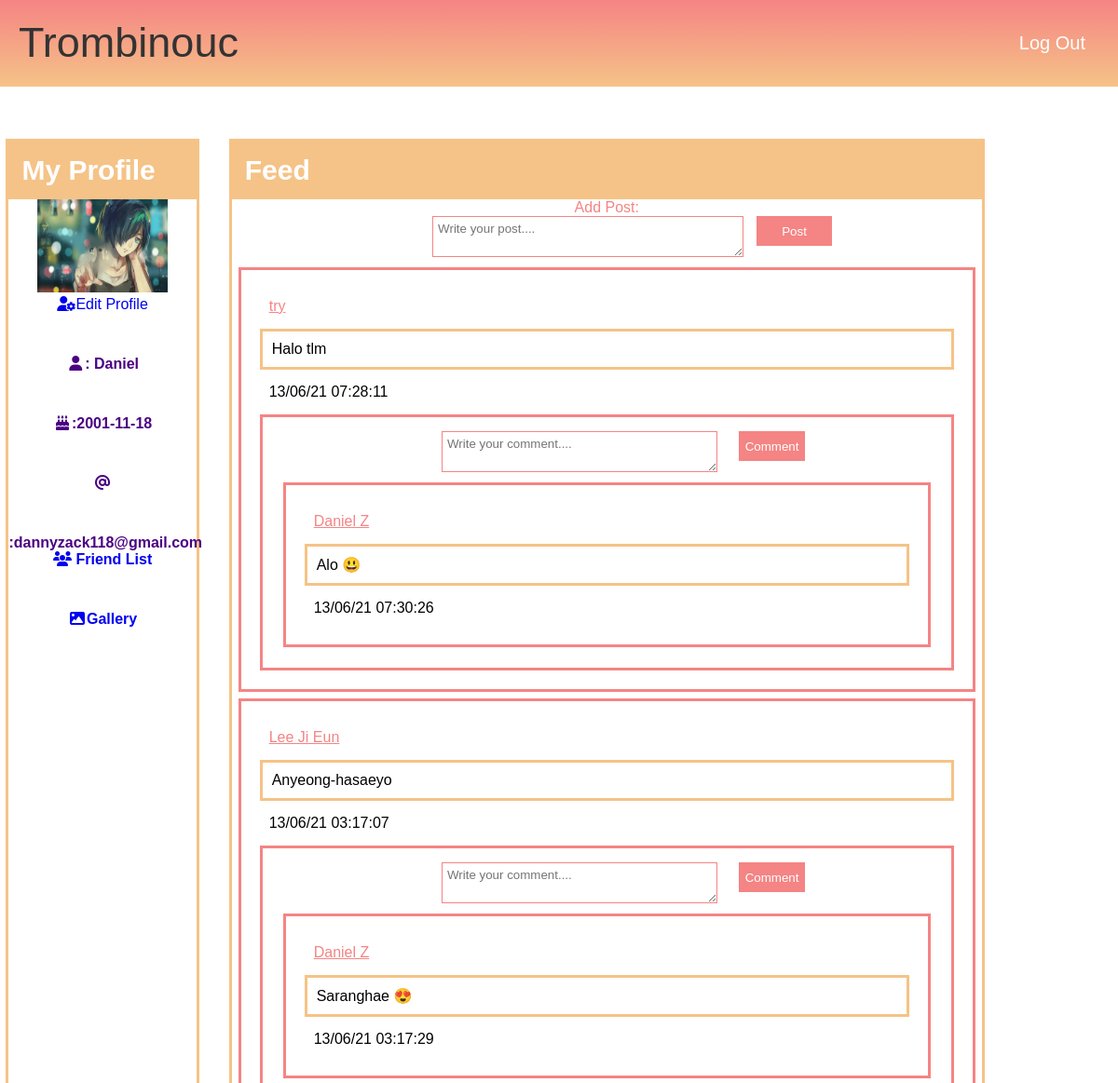
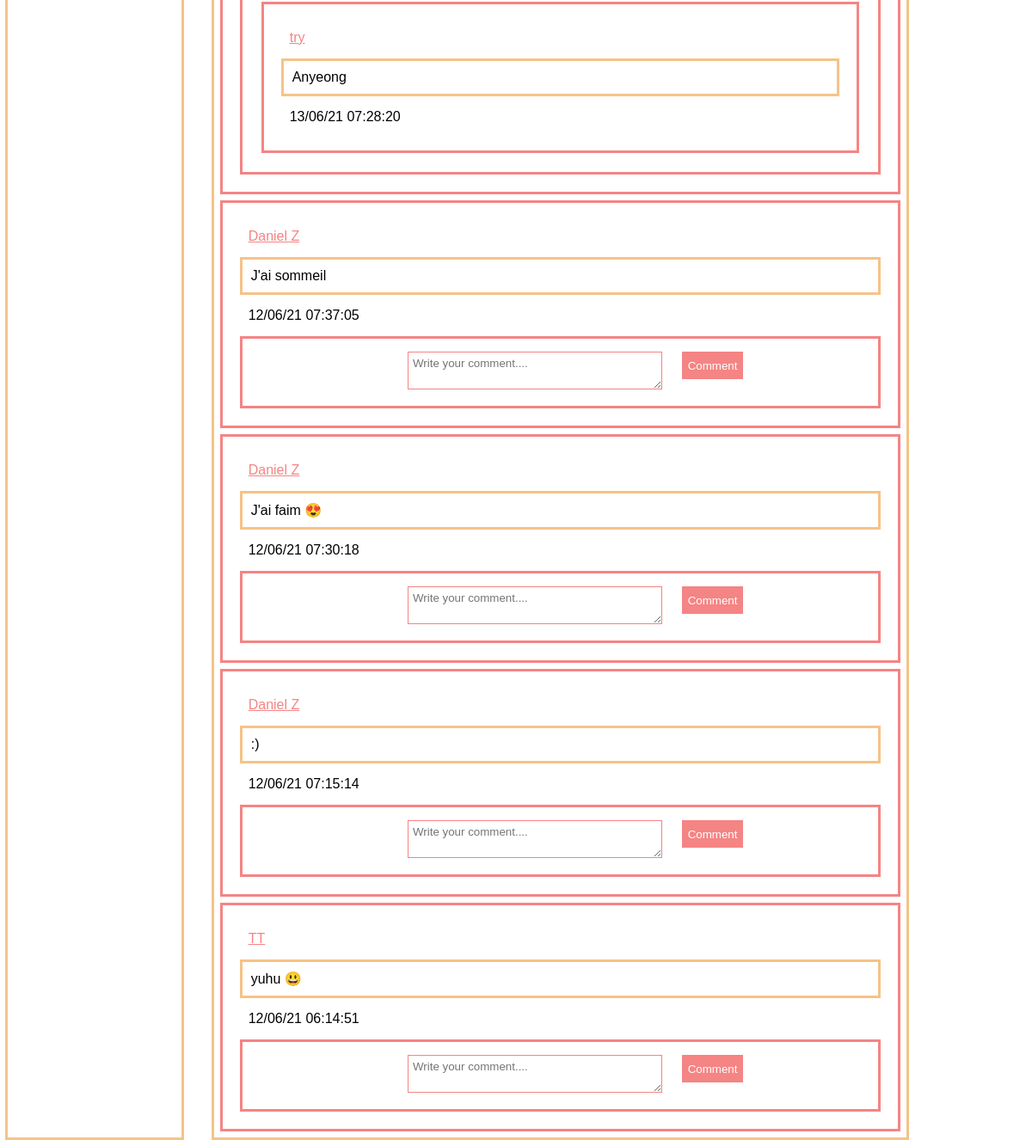
The page /acceuil.php (signed in) on the database its author committed (2 pictures, top to bottom).
### tables this page shows
CREATE TABLE `STATUS` (
  `postid` int(11) NOT NULL,
  `uid` int(11) NOT NULL,
  `post` varchar(1000) NOT NULL,
  `date` varchar(100) NOT NULL
);

CREATE TABLE `SINSCRIRE` (
  `id` int(254) NOT NULL,
  `Name` varchar(50) NOT NULL,
  `Username` varchar(50) NOT NULL,
  `Birthdate` date NOT NULL,
  `Password` varchar(200) NOT NULL,
  `Email` varchar(50) NOT NULL,
  `img` varchar(250) DEFAULT NULL
);

CREATE TABLE `COMMENT` (
  `commentId` int(11) NOT NULL,
  `userId` int(11) NOT NULL,
  `commentPost` int(11) NOT NULL,
  `commentText` varchar(1000) NOT NULL,
  `commentTime` varchar(100) NOT NULL
);

### acceuil.php (the view, shortened to what this page needs)
<!DOCTYPE HTML>
<html>
	<head>
		<link rel="stylesheet" href="style-1.css" />
	</head>
	<body class="wrapper">
		<nav class="nav">
			<a>Trombinouc</a>
			<a href="logout.php">Log Out</a>
		</nav>
<?php
	$sql34 = "SELECT * FROM ACCESS INNER JOIN FRIENDS ON friendId=accessFriend INNER JOIN SINSCRIRE ON id=friendUid WHERE Username='{$_SESSION['name']}'";
	$req34 = $bd->prepare($sql34);
	$req34->execute();
	$lesEnreg34 = $req34->fetchall();
	if (!empty($lesEnreg34)){
		$access=true;
	}
	else {
		$access=false;
	}
			echo "<section class='sidebar'>";
			echo "<h2>My Profile</h2>";
			echo		"<div class='picture'>";
			$img=strlen($_SESSION['img']);
			if($img!=0){
					echo "<img alt='Profil' src='./includes/Gallery/{$_SESSION['img']}' width='140' height='100'>";
				}
			else{
					echo "<img alt='Profil' src='unknown.jpg' width='140' height='100'>";
					echo "</br>";
				}
				echo "<a href='settings.php'><i class='fas fa-user-cog' ></i>Edit Profile</a>";
			echo		"</div>";
			if(isset($_SESSION['name'])){
				echo "<h4><i class='fas fa-user'></i>: ".$_SESSION['name'];
				echo "<i class='fas fa-birthday-cake'></i>:" .$_SESSION['date'];
				echo "<i class='fas fa-at'></i>:".$_SESSION['email'];
			}
				echo "<a href='friends.php'><i class='fas fa-users'></i> Friend List</a>";
				echo "<a href='./includes/Gallery/index_img.php'><i class='fas fa-image'></i>Gallery</a>";
		echo "</section>";
?>
		<section class="main">
                <h2>Feed</h2>
<?php
			if($access==true){
			echo "<div class='post'>";
				echo "<form method='POST' action='includes/status.php'>";
					echo "<label>Add Post:</label><br>";
					echo "<textarea name='status' placeholder='Write your post....' required></textarea>";
					echo "<button name='usr' type='submit' value= '{$_SESSION['name']}'>Post</button>";
				echo "</form>";
			echo "</div>";
		}
			include("base.php");
			$sql22 = "SELECT Name,post,date,postid,id FROM STATUS INNER JOIN SINSCRIRE ON id=uid ORDER BY date desc";
			$req22 = $bd->prepare($sql22);
			$req22->execute();
			$lesEnreg22 = $req22->fetchall();
			foreach($lesEnreg22 as $i){
				echo "<div class='box-2'>";
				echo "<p class='pinkTxt'>$i[Name]</p>";
				echo "<p>$i[post]</p>";
				echo "<p>$i[date]</p>";
				if($access==true){
					echo "<div class='box-3'>";
					echo "<form method='POST' action='includes/status.php'>";
					echo "<textarea name='comment' placeholder='Write your comment....' required></textarea>";
					echo "<button name='post' type='submit' value='{$i[postid]}'>Comment</button>";
					echo "</form>";
				}
				include("base.php");
				$sql33 = "SELECT Name,commentText,commentTime FROM COMMENT INNER JOIN STATUS ON postid=commentPost INNER JOIN SINSCRIRE ON id=userid WHERE postid='{$i[postid]}'";
				$req33 = $bd->prepare($sql33);
				$req33->execute();
				$lesEnreg33 = $req33->fetchall();
					foreach($lesEnreg33 as $k){
						echo "<div class='box-2'>";
						echo "<p class='pinkTxt'>$k[Name]</p>";
						echo "<p>$k[commentText]</p>";
						echo "<p>$k[commentTime]</p>";
						echo "</div>";
					}
				echo "</div>";
				echo "</div>";
				}
?>
		</section>
	</body>
</html>

### style-1.css (style rules this page uses)
* { margin: 0; padding: 0; font-family: Georgia, Verdana, sans-serif; }
a:link { text-decoration: none; }
.wrapper { display: grid; height: 100vh; grid-template-columns: 0.5fr 2.5fr; grid-template-rows: 0.4fr 3fr 0.8fr; grid-template-areas: "nav nav" "sidebar main" "footer footer"; grid-gap: 2rem; }
.nav { grid-area: nav; background: linear-gradient(180deg, #f58484, #f5c387); color: white; margin-bottom: 2%; }
.main { grid-area: main; }
.nav a:nth-child(1) { color: white; float: left; font-size: 45px; padding: 20px; }
.nav a:nth-child(2) { color: white; float: right; font-size: 20px; padding: 35px; text-align: center; }
.main { border-style: solid; border-color: #f5c387; margin-right: 15%; margin-bottom: 1rem; }
.sidebar { border-style: solid; border-color: #f5c387; margin-left: 3%; margin-bottom: 1rem; }
.sidebar h4 { text-align: center; color : #4B0082; }
.picture { text-align: center; }
.main h2 { color: white; font-size: 30px; padding: 14px; background-color: #f5c387; }
.pinkTxt { color: #f58484; text-decoration: underline #f58484; }
.box-2 { padding: 15px; border-style: solid; border-color: #f58484; margin: 7px; position: relative; }
.box-2 p { text-align: left; margin: 5px; padding: 10px; }
.box-2 p:nth-child(2) { border-style: solid; border-color: #f5c387; }
.post { text-align: center; }
.post textarea { margin-left: 25%; width: 40%; height: 2rem; border-color: #f58484; padding: 5px; text-align: left; }
.post button[type=submit] { width: 10%; height: 2rem; color: white; background-color: #f58484; border: none; float: right; margin-right: 20%; }
.post label { color : #f58484; text-align: center; }
.box-3 { padding: 15px; border-style: solid; border-color: #f58484; margin: 5px; position: relative; }
.box-3 textarea { margin-left: 25%; width: 40%; height: 2rem; border-color: #f58484; padding: 5px; text-align: left; }
.box-3 button[type=submit] { width: 10%; height: 2rem; color: white; background-color: #f58484; border: none; float: right; margin-right: 20%; }
.sidebar h2 { color: white; font-size: 30px; padding: 14px; background-color: #f5c387; }
i { width: 10%; height: 4rem; }

### rows shown on the page
status: uid.Name "try", post "Halo tlm", date "13/06/21 07:28:11", $i[postid] 93 (drawn)
comment: userId.Name "Daniel Z", commentText "Alo 😃", commentTime "13/06/21 07:30:26"
status: uid.Name "Lee Ji Eun", post "Anyeong-hasaeyo", date "13/06/21 03:17:07", $i[postid] 92 (drawn)
comment: userId.Name "Daniel Z", commentText "Saranghae 😍", commentTime "13/06/21 03:17:29"
comment: userId.Name "try", commentText "Anyeong", commentTime "13/06/21 07:28:20"
status: uid.Name "Daniel Z", post "J'ai sommeil", date "12/06/21 07:37:05", $i[postid] 88 (drawn)
status: uid.Name "Daniel Z", post "J'ai faim 😍", date "12/06/21 07:30:18", $i[postid] 87 (drawn)
status: uid.Name "Daniel Z", post ":)", date "12/06/21 07:15:14", $i[postid] 83 (drawn)
status: uid.Name "TT", post "yuhu 😃", date "12/06/21 06:14:51", $i[postid] 81 (drawn)

### other values the page prints
$_SESSION['name'] "Daniel"
$_SESSION['date'] "2001-11-18"
$_SESSION['email'] "dannyzack118@gmail.com"
